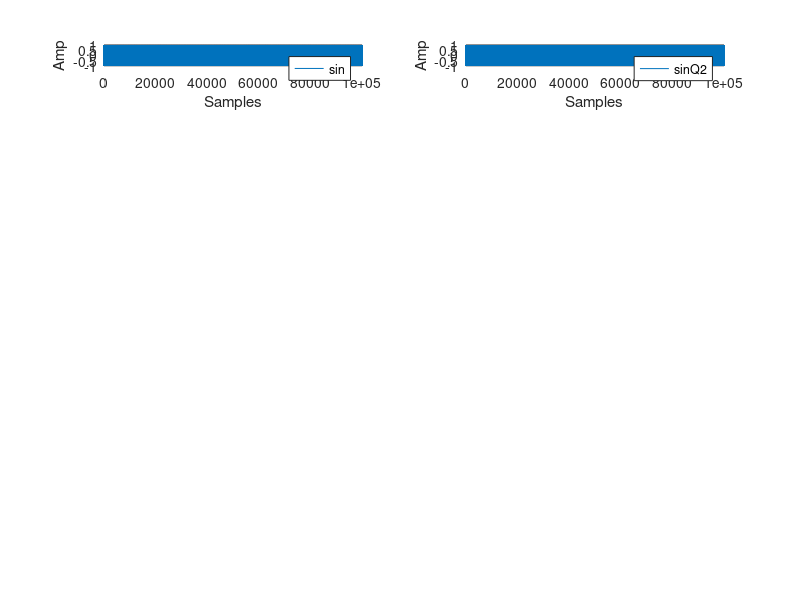
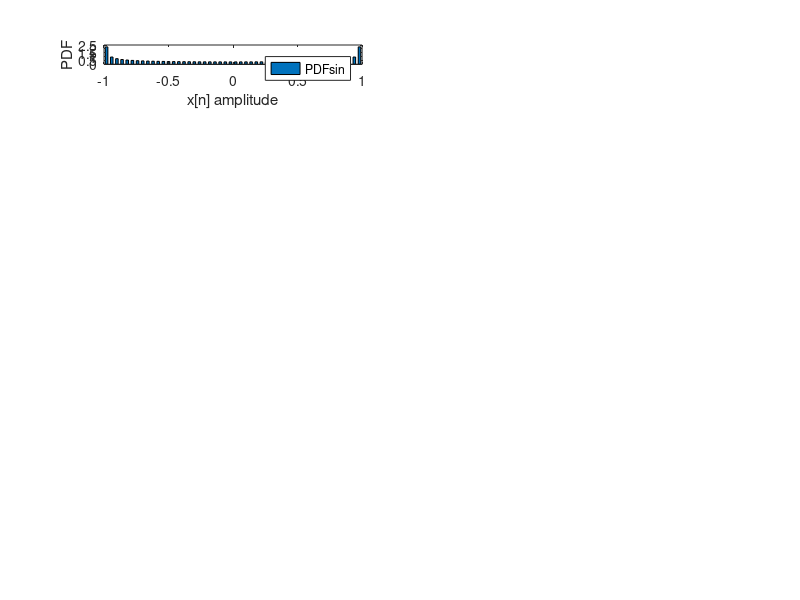

The MATLAB source for these figures, in order: (Note: this script raises an error after producing the figures.)
%%%%%%%%%%%%%%%%%%%%%%%%%%%%%%%%%%%%%%%%%%
%%%%%%%%%%%%%%   SIN   %%%%%%%%%%%%%%%%%%%
%%%%%%%%%%%%%%%%%%%%%%%%%%%%%%%%%%%%%%%%%%
close all;
clear all;
clc;

samples=[0: 1E5-1];
sigsin=sin(0.22*samples);
figure(1);subplot(7,2,1);
plot(samples,sigsin), grid on
xlabel('Samples');ylabel('Amp');legend('sin');

NBITS = [2:1:14];
SNRsin1 = zeros(1,length(NBITS)); 
SNRsin2 = zeros(1,length(NBITS));
SNRsin3 = zeros(1,length(NBITS));
CORRsin = zeros(1,length(NBITS));

% original PDF
figure(2);subplot(7,2,1);
[H1 X1]=hist(sigsin,50); equalize1=50/(max(sigsin)-min(sigsin));
bar(X1, H1/sum(H1)*equalize1, 0.5);
ylabel('PDF'); xlabel('x[n] amplitude'); legend('PDFsin');


for i = 1:length(NBITS)
  
    n = num2str(NBITS(i));

    sigsinQ2 = sigsin.*(2 .^ (NBITS(i)-1));
    sigsinQ2 = floor(sigsinQ2 + 0.5);
    sigsinQ2 = sigsinQ2 ./ (2 .^ (NBITS(i)-1));
    
    
    % Quant waveform
    figure(1);subplot(7,2,i+1);
    plot(samples,sigsinQ2)
    xlabel('Samples');ylabel('Amp');
    leg=strcat('sinQ',n);legend(leg);


    %%%%%%%
    % SNR %
    sigsinE2 = sigsinQ2 - sigsin;
    
    SNRsin1(i) = snr(sigsin,sigsinE2);
    SNRsin2(i) = 10 * log10(var(sigsinQ2) / var(sigsinE2));
    SNRsin3(i) = 10 * log10( mean( sigsin .^ 2 ) / mean( sigsinE2 .^ 2 ) );
    
    
    %%%%%%%%
    % CORR %
    aux = corrcoef(sigsinE2, sigsin);
    CORRsin(i) = aux(1,2);
    
    %%%%%%%
    % PDF %
    figure(2);subplot(7,2,i+1);
    [H2 X2]=hist(sigsinE2,50); equalize2=50/(max(sigsinE2)-min(sigsinE2));
    bar(X2, H2/sum(H2)*equalize2, 0.5);
    ylabel('PDF'); xlabel('x[n] amplitude');
    leg=strcat('sinErroQ',n,'PDF'); legend(leg);
end


%%%%%%%%%%%% SNR %%%%%%%%%%%%%%%
poly1 = polyfit(NBITS, SNRsin1, 1);poly2 = polyfit(NBITS, SNRsin2, 1);poly3 = polyfit(NBITS, SNRsin3, 1);
SNRref = 6.02 .* NBITS + 7.8;

%%%%%%%%%%%%%%%%%%
%        1       %
figure(3);
plot(NBITS , SNRsin1,'-x')
hold on
plot(NBITS, SNRref);
hold off
title('SNRsin1 / NBITS');xlabel('NBITS');ylabel('SNR(dB)');
legend('SNRsin1', 'SNRref');
% h1 = gcf;
% exportgraphics(h1,'SNRsin1.png')

%%%%%%%%%%%%%%%%%%
%        2       %
figure(4)
plot(NBITS , SNRsin2)
hold on
plot(NBITS , SNRref);
hold off
title('SNRsin2 / NBITS');xlabel('NBITS');ylabel('SNR(dB)');
legend('SNRsin2', 'SNRref');
% h2 = gcf;exportgraphics(h2,'SNRsin2.png')


%%%%%%%%%%%%%%%%%%
%        3       %
figure(5)
plot(NBITS , SNRsin3);
hold on
plot(NBITS , SNRref);
hold off
title('SNRsin3 / NBITS');xlabel('NBITS');ylabel('SNR(dB)');
legend('SNRsin3', 'SNRref');
% h3 = gcf;exportgraphics(h3,'SNRsin3.png')


%%%%%%%%%%%% CORR %%%%%%%%%%%%%%%
figure(6);
plot(NBITS, abs(CORRsin), '-x');
xlabel('NBITS');ylabel('y');
title('corrcoef(sigErro,sigSin)');
legend('abs(coeficientes correlação)');
h4 = gcf;exportgraphics(h4,'sin_corrcoef.png');
